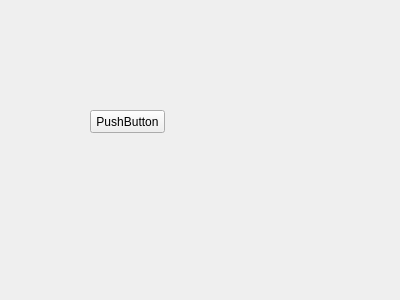
<?xml version="1.0" encoding="UTF-8"?>
<ui version="4.0">
 <class>myWidget</class>
 <widget class="QWidget" name="myWidget">
  <property name="geometry">
   <rect>
    <x>0</x>
    <y>0</y>
    <width>400</width>
    <height>300</height>
   </rect>
  </property>
  <property name="windowTitle">
   <string>myWidget</string>
  </property>
  <widget class="QPushButton" name="showChildButton">
   <property name="geometry">
    <rect>
     <x>90</x>
     <y>110</y>
     <width>75</width>
     <height>23</height>
    </rect>
   </property>
   <property name="text">
    <string>PushButton</string>
   </property>
  </widget>
 </widget>
 <layoutdefault spacing="6" margin="11"/>
 <resources/>
 <connections/>
</ui>
